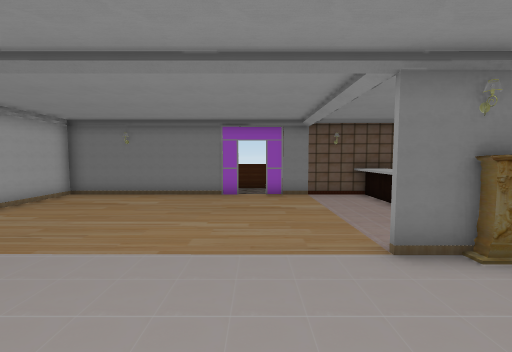
[1] (above)

13 first-person views from a walk through a Unity game level. The camera is 1.5 m above the floor, tilts 4° down and sees 90° across. The floor is counted in squares, 1 m on a side. Each view is taken from the middle of a square. On the plan, view 1 faces up. The plan holds only what a view shows up to about 13 squares ahead; the rest is blank. The place goes on beyond the plan. The player is left out. Door leaves are left out, so doorways stand open. Some surface patterns are stand-ins.

[2]
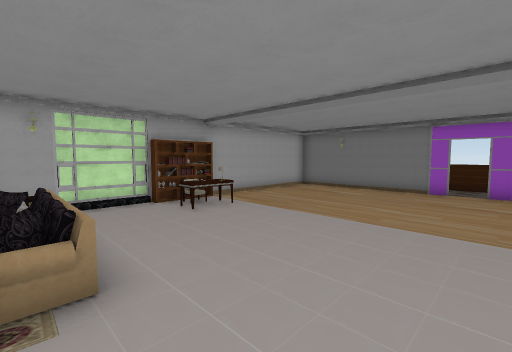

[3]
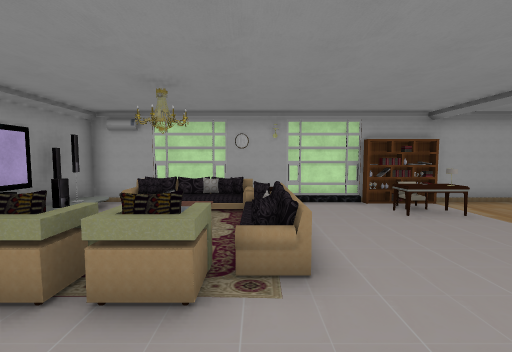

[4]
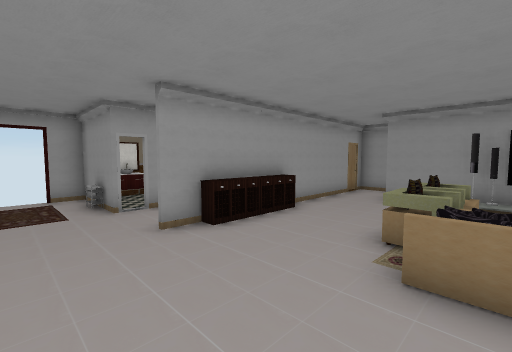

[5]
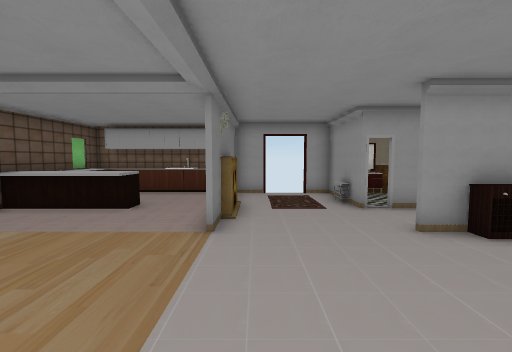

[6]
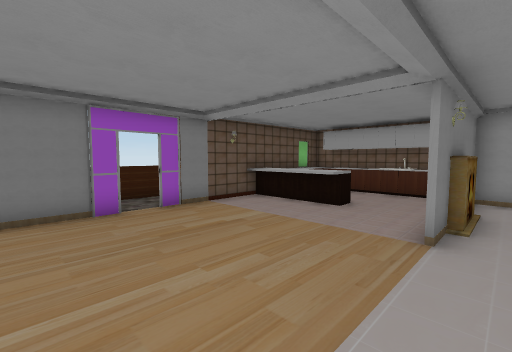

[7]
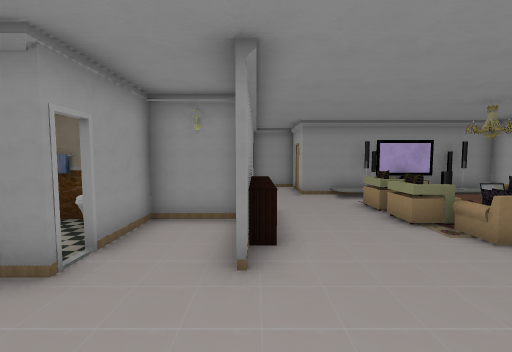

[8]
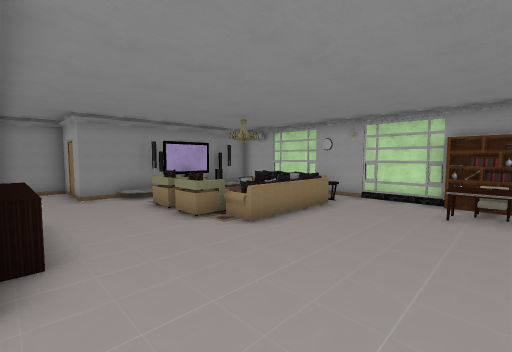

[9]
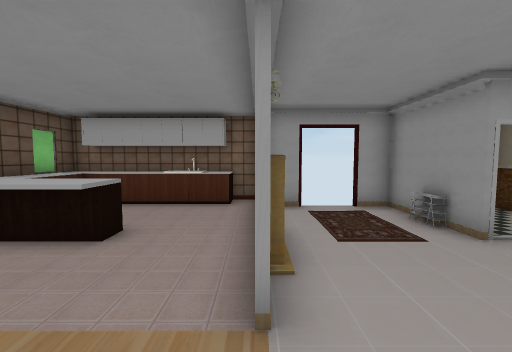

[10]
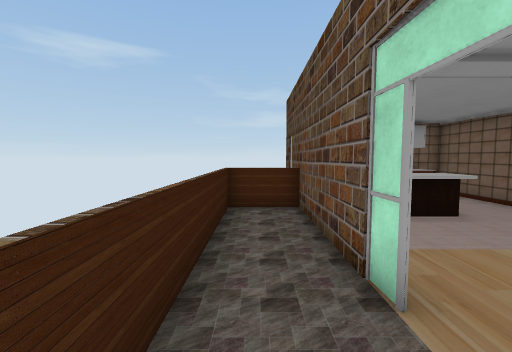

[11]
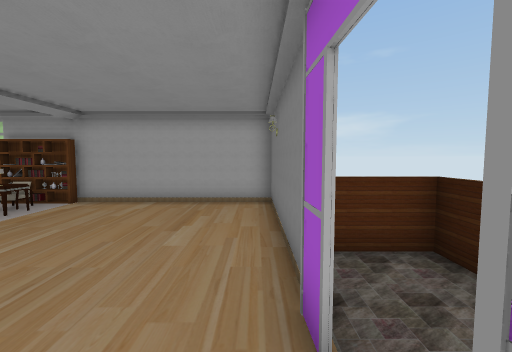

[12]
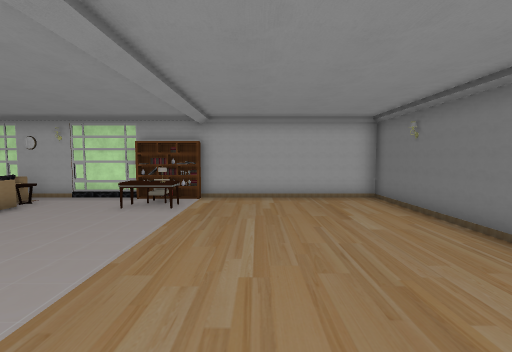

[13]
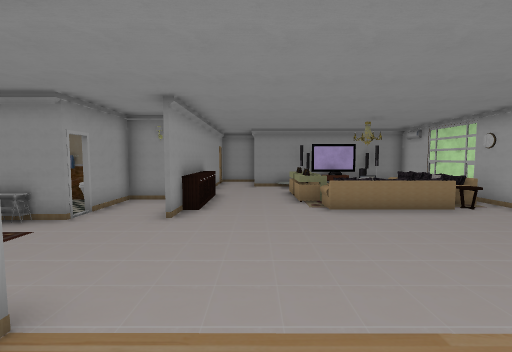

### Floor plan
Key: @ floor where view 1 was taken; # wall or solid block; . floor; D open door; = window, fence, low wall or low ledge; ^ raised ledge; v drop or lower ground; F fireplace; B bookshelf; C carpet; S sofa; P pillow; T TV; O other object.
Columns run from 8 left of view 1 to 9 right of it. Each row starts with its distance up from view 1.
 13      #========#
 12      =........=
 11 ########D#########
 10 #......DD...^^^^^^
  9 #...........^^  =#
  8 #...........^^ .=#
  7 #...........^^..=#
  6 #...............^#
  5 #...............=#
  4 #B.........#F#####
  3 #B=.............#
  2 #B=.............D
  1 #...............D
  0 #.......@....D###
 -1 #.O.......#..D.^#
 -2 #OOC CS...#..OO##
 -3 #O    P...####O##
 -4 #C    P...#
 -5 #S    P...#
 -6 #SS   ....#
 -7 # TT T#...#
 -8 ####v####.#
 -9         #.#
-10         ###

Positions as (right, up) in squares from view 1, and headings:
1: (0, 0), facing up
2: (1, -2), facing up-left
3: (1, -2), facing left
4: (-3, 2), facing down-right
5: (-3, 3), facing right
6: (-3, 3), facing up-right
7: (2, 3), facing down
8: (2, 3), facing down-left
9: (0, 4), facing right
10: (-2, 12), facing right
11: (1, 10), facing left
12: (2, 6), facing left
13: (0, 6), facing down
